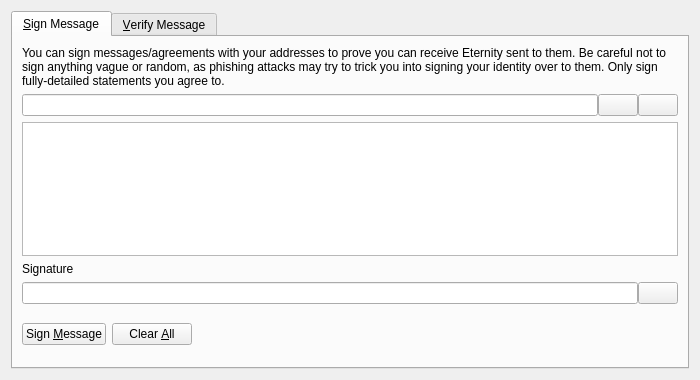
<?xml version="1.0" encoding="UTF-8"?>
<ui version="4.0">
 <class>SignVerifyMessageDialog</class>
 <widget class="QDialog" name="SignVerifyMessageDialog">
  <property name="geometry">
   <rect>
    <x>0</x>
    <y>0</y>
    <width>700</width>
    <height>380</height>
   </rect>
  </property>
  <property name="windowTitle">
   <string>Signatures - Sign / Verify a Message</string>
  </property>
  <property name="modal">
   <bool>true</bool>
  </property>
  <layout class="QVBoxLayout" name="verticalLayout">
   <item>
    <widget class="QTabWidget" name="tabWidget">
     <property name="currentIndex">
      <number>0</number>
     </property>
     <widget class="QWidget" name="tabSignMessage">
      <attribute name="title">
       <string>&amp;Sign Message</string>
      </attribute>
      <layout class="QVBoxLayout" name="verticalLayout_SM">
       <item>
        <widget class="QLabel" name="infoLabel_SM">
         <property name="text">
          <string>You can sign messages/agreements with your addresses to prove you can receive Eternity sent to them. Be careful not to sign anything vague or random, as phishing attacks may try to trick you into signing your identity over to them. Only sign fully-detailed statements you agree to.</string>
         </property>
         <property name="textFormat">
          <enum>Qt::PlainText</enum>
         </property>
         <property name="wordWrap">
          <bool>true</bool>
         </property>
        </widget>
       </item>
       <item>
        <layout class="QHBoxLayout" name="horizontalLayout_1_SM">
         <property name="spacing">
          <number>0</number>
         </property>
         <item>
          <widget class="QValidatedLineEdit" name="addressIn_SM">
           <property name="toolTip">
            <string>The Eternity address to sign the message with</string>
           </property>
          </widget>
         </item>
         <item>
          <widget class="QPushButton" name="addressBookButton_SM">
           <property name="toolTip">
            <string>Choose previously used address</string>
           </property>
           <property name="text">
            <string/>
           </property>
           <property name="shortcut">
            <string>Alt+A</string>
           </property>
           <property name="autoDefault">
            <bool>false</bool>
           </property>
          </widget>
         </item>
         <item>
          <widget class="QPushButton" name="pasteButton_SM">
           <property name="toolTip">
            <string>Paste address from clipboard</string>
           </property>
           <property name="text">
            <string/>
           </property>
           <property name="shortcut">
            <string>Alt+P</string>
           </property>
           <property name="autoDefault">
            <bool>false</bool>
           </property>
          </widget>
         </item>
        </layout>
       </item>
       <item>
        <widget class="QPlainTextEdit" name="messageIn_SM">
         <property name="toolTip">
          <string>Enter the message you want to sign here</string>
         </property>
        </widget>
       </item>
       <item>
        <widget class="QLabel" name="signatureLabel_SM">
         <property name="text">
          <string>Signature</string>
         </property>
         <property name="textFormat">
          <enum>Qt::PlainText</enum>
         </property>
        </widget>
       </item>
       <item>
        <layout class="QHBoxLayout" name="horizontalLayout_2_SM">
         <property name="spacing">
          <number>0</number>
         </property>
         <item>
          <widget class="QLineEdit" name="signatureOut_SM">
           <property name="font">
            <font>
             <italic>true</italic>
            </font>
           </property>
           <property name="readOnly">
            <bool>true</bool>
           </property>
          </widget>
         </item>
         <item>
          <widget class="QPushButton" name="copySignatureButton_SM">
           <property name="toolTip">
            <string>Copy the current signature to the system clipboard</string>
           </property>
           <property name="text">
            <string/>
           </property>
           <property name="autoDefault">
            <bool>false</bool>
           </property>
          </widget>
         </item>
        </layout>
       </item>
       <item>
        <layout class="QHBoxLayout" name="horizontalLayout_3_SM">
         <item>
          <widget class="QPushButton" name="signMessageButton_SM">
           <property name="toolTip">
            <string>Sign the message to prove you own this Eternity address</string>
           </property>
           <property name="text">
            <string>Sign &amp;Message</string>
           </property>
           <property name="autoDefault">
            <bool>false</bool>
           </property>
          </widget>
         </item>
         <item>
          <widget class="QPushButton" name="clearButton_SM">
           <property name="toolTip">
            <string>Reset all sign message fields</string>
           </property>
           <property name="text">
            <string>Clear &amp;All</string>
           </property>
           <property name="autoDefault">
            <bool>false</bool>
           </property>
          </widget>
         </item>
         <item>
          <spacer name="horizontalSpacer_1_SM">
           <property name="orientation">
            <enum>Qt::Horizontal</enum>
           </property>
           <property name="sizeHint" stdset="0">
            <size>
             <width>40</width>
             <height>48</height>
            </size>
           </property>
          </spacer>
         </item>
         <item>
          <widget class="QLabel" name="statusLabel_SM">
           <property name="font">
            <font>
             <weight>75</weight>
             <bold>true</bold>
            </font>
           </property>
           <property name="text">
            <string/>
           </property>
           <property name="wordWrap">
            <bool>true</bool>
           </property>
          </widget>
         </item>
         <item>
          <spacer name="horizontalSpacer_2_SM">
           <property name="orientation">
            <enum>Qt::Horizontal</enum>
           </property>
           <property name="sizeHint" stdset="0">
            <size>
             <width>40</width>
             <height>48</height>
            </size>
           </property>
          </spacer>
         </item>
        </layout>
       </item>
      </layout>
     </widget>
     <widget class="QWidget" name="tabVerifyMessage">
      <attribute name="title">
       <string>&amp;Verify Message</string>
      </attribute>
      <layout class="QVBoxLayout" name="verticalLayout_VM">
       <item>
        <widget class="QLabel" name="infoLabel_VM">
         <property name="text">
          <string>Enter the receiver's address, message (ensure you copy line breaks, spaces, tabs, etc. exactly) and signature below to verify the message. Be careful not to read more into the signature than what is in the signed message itself, to avoid being tricked by a man-in-the-middle attack. Note that this only proves the signing party receives with the address, it cannot prove sendership of any transaction!</string>
         </property>
         <property name="textFormat">
          <enum>Qt::PlainText</enum>
         </property>
         <property name="alignment">
          <set>Qt::AlignLeading|Qt::AlignLeft|Qt::AlignTop</set>
         </property>
         <property name="wordWrap">
          <bool>true</bool>
         </property>
        </widget>
       </item>
       <item>
        <layout class="QHBoxLayout" name="horizontalLayout_1_VM">
         <property name="spacing">
          <number>0</number>
         </property>
         <item>
          <widget class="QValidatedLineEdit" name="addressIn_VM">
           <property name="toolTip">
            <string>The Eternity address the message was signed with</string>
           </property>
          </widget>
         </item>
         <item>
          <widget class="QPushButton" name="addressBookButton_VM">
           <property name="toolTip">
            <string>Choose previously used address</string>
           </property>
           <property name="text">
            <string/>
           </property>
           <property name="shortcut">
            <string>Alt+A</string>
           </property>
           <property name="autoDefault">
            <bool>false</bool>
           </property>
          </widget>
         </item>
        </layout>
       </item>
       <item>
        <widget class="QPlainTextEdit" name="messageIn_VM"/>
       </item>
       <item>
        <widget class="QValidatedLineEdit" name="signatureIn_VM"/>
       </item>
       <item>
        <layout class="QHBoxLayout" name="horizontalLayout_2_VM">
         <item>
          <widget class="QPushButton" name="verifyMessageButton_VM">
           <property name="toolTip">
            <string>Verify the message to ensure it was signed with the specified Eternity address</string>
           </property>
           <property name="text">
            <string>Verify &amp;Message</string>
           </property>
           <property name="autoDefault">
            <bool>false</bool>
           </property>
          </widget>
         </item>
         <item>
          <widget class="QPushButton" name="clearButton_VM">
           <property name="toolTip">
            <string>Reset all verify message fields</string>
           </property>
           <property name="text">
            <string>Clear &amp;All</string>
           </property>
           <property name="autoDefault">
            <bool>false</bool>
           </property>
          </widget>
         </item>
         <item>
          <spacer name="horizontalSpacer_1_VM">
           <property name="orientation">
            <enum>Qt::Horizontal</enum>
           </property>
           <property name="sizeHint" stdset="0">
            <size>
             <width>40</width>
             <height>48</height>
            </size>
           </property>
          </spacer>
         </item>
         <item>
          <widget class="QLabel" name="statusLabel_VM">
           <property name="font">
            <font>
             <weight>75</weight>
             <bold>true</bold>
            </font>
           </property>
           <property name="text">
            <string/>
           </property>
           <property name="wordWrap">
            <bool>true</bool>
           </property>
          </widget>
         </item>
         <item>
          <spacer name="horizontalSpacer_2_VM">
           <property name="orientation">
            <enum>Qt::Horizontal</enum>
           </property>
           <property name="sizeHint" stdset="0">
            <size>
             <width>40</width>
             <height>48</height>
            </size>
           </property>
          </spacer>
         </item>
        </layout>
       </item>
      </layout>
     </widget>
    </widget>
   </item>
  </layout>
 </widget>
 <customwidgets>
  <customwidget>
   <class>QValidatedLineEdit</class>
   <extends>QLineEdit</extends>
   <header>qvalidatedlineedit.h</header>
  </customwidget>
 </customwidgets>
 <resources>
  <include location="../eternity.qrc"/>
 </resources>
 <connections/>
</ui>
